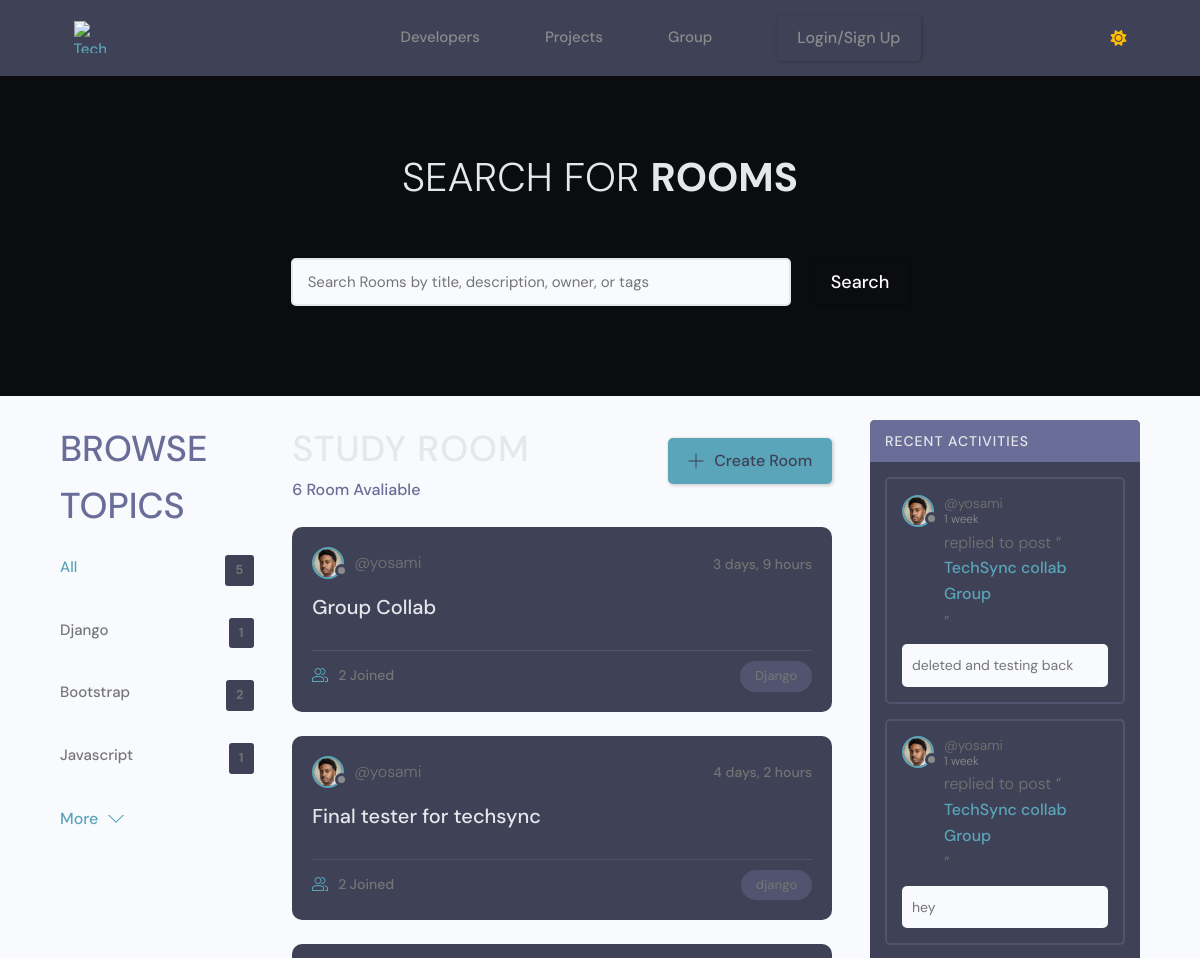
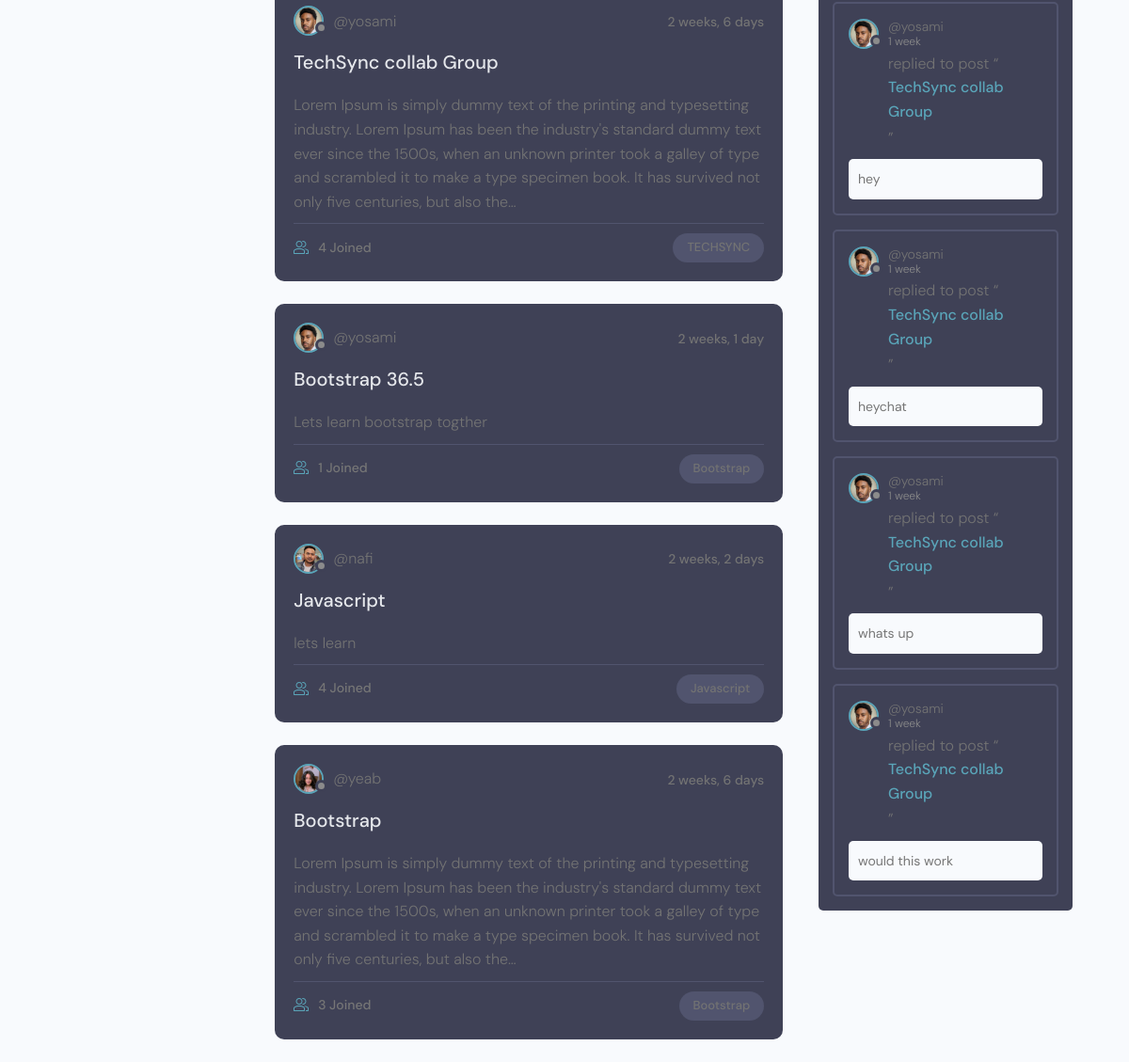
Page /group/ on the committed database (2 pictures, top to bottom).
### group/models.py (models this page shows, shortened)
class Topic(models.Model):
    name = models.CharField(max_length=200)

class Room(models.Model):
    id = models.UUIDField(default=uuid.uuid4, primary_key=True, unique=True, editable=False, )
    host = models.ForeignKey(User, on_delete=models.SET_NULL, null=True)
    topic = models.ForeignKey(Topic, on_delete=models.SET_NULL, null=True)
    name = models.CharField(max_length=200)
    description = models.TextField(null=True, blank=True)
    participants = models.ManyToManyField(User, related_name='participants', blank=True)
    users_online = models.ManyToManyField(User, related_name='online_in_rooms', blank=True)
    updated = models.DateTimeField(auto_now=True)
    created = models.DateTimeField(auto_now_add=True)
    class Meta:
        ordering = ['-updated', '-created']
    def __str__(self):
        return self.name

class Message(models.Model):
    id = models.UUIDField(default=uuid.uuid4, primary_key=True, unique=True, editable=False, )
    user = models.ForeignKey(User, on_delete=models.CASCADE)
    room = models.ForeignKey(Room, on_delete=models.CASCADE)
    body = models.TextField()
    file = models.FileField(upload_to='files/', blank=True, null=True)
    updated = models.DateTimeField(auto_now=True)
    created = models.DateTimeField(auto_now_add=True)
    class Meta:
        ordering = ['updated', 'created']

### users/models.py (models this page shows, shortened)
class User(AbstractUser):
    email = models.EmailField(unique=True)
    is_recruiter = models.BooleanField(default=False)
    is_applicant = models.BooleanField(default=False)
    has_resume = models.BooleanField(default=False)
    has_company = models.BooleanField(default=False)

class Profile(models.Model):
    id = models.UUIDField(default=uuid.uuid4, primary_key=True, unique=True, editable=False, )
    user = models.OneToOneField(User, on_delete=models.CASCADE,null=True,blank=True)
    name = models.CharField(max_length=200, blank=True,null=True)
    username = models.CharField(max_length=200, blank=True,null=True,unique=True)
    headline = models.CharField(max_length=200, blank=True,null=True)
    about = models.TextField(blank=True, null=True)
    location = models.CharField(max_length=200, blank=True,null=True)
    profile_image = models.ImageField(null=True, blank=True,upload_to='profiles', default='default_profile.png')
    github_link = models.CharField(max_length=200, blank=True,null=True)
    twitter_link = models.CharField(max_length=200, blank=True,null=True)
    linkedin_link = models.CharField(max_length=200, blank=True,null=True)
    personal_link = models.CharField(max_length=200, blank=True,null=True)
    created_at = models.DateTimeField(auto_now_add=True)

### group/views.py (the view)
# urls.py: path('', views.chat_view, name='chat-home'),
def home(request):
    q = request.GET.get('q') if request.GET.get('q') != None else ''
    q = q.lower()  # convert query to lowercase
    rooms = Room.objects.annotate(
        lower_topic=Lower('topic__name'),
        lower_name=Lower('name'),
        lower_description=Lower('description')
    ).filter(
        Q(lower_topic__icontains=q) |
        Q(lower_name__icontains=q) |
        Q(lower_description__icontains=q)
    )
    topics = Topic.objects.all()[0:5]
    room_count = rooms.count()
    room_messages = Message.objects.filter(Q(room__topic__name__icontains=q))
    context = {
        'rooms': rooms,
        'topics': topics,
        'room_count': room_count,
        'room_messages': room_messages,
    }
    return render(request, 'group/home.html', context)

### templates/group/home.html (shortened to what this page needs)
{% extends "main/main.html" %}
{% block content%}
{% include "group/navbar.html" %}
    <main class="layout layout--3">
      <div class="container">
  {% include "group/topic_component.html" %}
        <div class="roomList">
          <div class="roomList__header">
            <div>
              <h2>Study Room</h2>
              <p>{{room_count}} Room Avaliable</p>
            </div>
            <a class="btn btn--main" href="{% url 'create-room' %}">
              <svg version="1.1" xmlns="http://www.w3.org/2000/svg" width="32" height="32" viewBox="0 0 32 32">
                <title>add</title>
                <path
                  d="M16.943 0.943h-1.885v14.115h-14.115v1.885h14.115v14.115h1.885v-14.115h14.115v-1.885h-14.115v-14.115z"
                ></path>
              </svg>
              Create Room
            </a>
          </div>
{% include "group/feed_component.html" %}
        </div>
{% include "group/activity_component.html" %}
      </div>
    </main>
{% endblock content %}

### templates/group/topic_component.html
<div class="topics">
    <div class="topics__header">
      <h2>Browse Topics</h2>
    </div>
    <ul class="topics__list">
      <li>
        <a href="{% url 'home-group'%}" class="active">All <span>{{topics.count}}</span></a>
      </li>
    {% for topic in topics %}
        {% if topic.room_set.all.count > 0 %}
        <li>
            <a href="{% url 'home-group'%}?q={{topic.name}}">{{topic.name}}<span>{{topic.room_set.all.count}}</span></a>
        </li>
        {% endif %}
      {% endfor %}
    </ul>
    <a class="btn btn--link" href="{% url 'topics'%}">
      More
      <svg version="1.1" xmlns="http://www.w3.org/2000/svg" width="32" height="32" viewBox="0 0 32 32">
        <title>chevron-down</title>
        <path d="M16 21l-13-13h-3l16 16 16-16h-3l-13 13z"></path>
      </svg>
    </a>
  </div>

### templates/group/feed_component.html (shortened to what this page needs)
{% for room in rooms %}
<div class="roomListRoom">
    <div class="roomListRoom__header">
      <a href="" class="roomListRoom__author">
        <div class="avatar avatar--small">
          <img src="{{room.host.profile.profile_image.url}}" />
        </div>
        <span>@{{room.host.username}}</span>
      </a>
      <div class="roomListRoom__actions">
        <span>{{room.created|timesince}}</span>
      </div>
    </div>
    <div class="roomListRoom__content">
      <a href="{% url 'room' room.id %}">{{room.name}}</a>
      <p>
        {{room.description|truncatechars:300}}
      </p>
    </div>
    <div class="roomListRoom__meta">
      <a href="{% url 'room' room.id %}" class="roomListRoom__joined">
        {{room.participants.all.count}} Joined
      </a>
      <p class="roomListRoom__topic">{{room.topic.name}}</p>
    </div>
  </div>
{% endfor %}

### templates/group/activity_component.html (shortened to what this page needs)
<div class="activities">
    <div class="activities__header">
      <h2>Recent Activities</h2>
    </div>
    {% for message in room_messages|slice:":6" %}
    <div class="activities__box">
      <div class="activities__boxHeader roomListRoom__header">
        <a href="{% url 'user-profile' message.user.profile.id %}" class="roomListRoom__author">
          <div class="avatar avatar--small">
            <img src="{{message.user.profile.profile_image.url}}" />
          </div>
          <p>
            @{{message.user}}
            <span> {{ message.created|timesince }}</span>
          </p>
        </a>
      </div>
      <div class="activities__boxContent">
        <p>replied to post “<a href="{% url 'room' message.room.id %}">{{message.room}}</a>”</p>
        <div class="activities__boxRoomContent">
          {{message.body|truncatechars:100}}
        </div>
      </div>
    </div>
    {% endfor %}
  </div>

### static/styles/langauge.css (style rules this page uses)
:root { --li4-color-primary-hsl: 250, 84%, 54%; --li4-color-bg-hsl: 0, 0%, 100%; --li4-color-contrast-high-hsl: 230, 7%, 23%; --li4-color-contrast-higher-hsl: 230, 13%, 9%; --li4-color-bg-light-hsl: 0, 0%, 100%; --li4-color-white-hsl: 0, 0%, 100%; --li4-color-bg-dark-hsl: 240, 4%, 95%; --li4-color-bg-lighter-hsl: 0, 0%, 100%; --li4-color-black-hsl: 230, 13%, 9%; --li4-space-3xs: 0.25rem; --li4-space-2xs: 0.375rem; --li4-space-xs: 0.5rem; --li4-space-sm: 0.75rem; }
@media (min-width: 64rem) { :root { --li4-space-3xs: 0.375rem; --li4-space-2xs: 0.5625rem; --li4-space-xs: 0.75rem; --li4-space-sm: 1.125rem; } }
:root { --picker-vertical-gap: 4px; }

### static/styles/app.css (style rules this page uses)
:root { --color-sub: #0b0c10; }
img { width: 100%; }

### static/uikit/styles/modules/_variables.css (style rules this page uses)
:root { --color-main: #5aa5b9; --color-main-light: #e6faff; --color-sub: #0b0c10; --color-sub-light: #51546e; --color-sub-lighter: #ededfd; --color-text: #737373; --color-gray: #8b8b8b; --color-light: #e5e7eb; --color-light-gray: #767676; --color-bg: #f8fafd; --color-white: #fffefd; --color-white-light: #f3f3f3; --color-success: #359e64; --color-success-bg: #def8e8; --color-error: #fc4b0b; --color-error-bg: #fff2ee; --font-base: 'Poppins', arial, helvetica, 'Segoe UI', roboto, ubuntu, sans-serif; --font-monospace: 'Fira Code', 'Courier New', courier, monospace; --font-regular: 300; --font-medium: 500; --font-bold: 700; --generic-shadow: 1px 1px 5px #00000010; --generic-transition: all 0.3s ease-in-out; }

### static/uikit/styles/modules/_base.css (style rules this page uses)
* { margin: 0; padding: 0; box-sizing: border-box; text-rendering: optimizeLegibility; color: inherit; font-size: inherit; }
html { font-size: 50%; }
@media only screen and (min-width: 480px) { html { font-size: 56.25%; } }
@media only screen and (min-width: 1200px) { html { font-size: 62.5%; } }
body { line-height: 1.6; font-weight: 400; font-size: 1.5rem; color: var(--color-text); background-color: var(--color-bg); min-height: 100vh; }

### static/uikit/styles/modules/_typography.css (style rules this page uses)
* { font-family: var(--font-base); }
h2 { font-size: 3.6rem; font-weight: var(--font-bold); }
p, span, strong { font-size: 1.6rem; color: var(--color-text); font-weight: var(--font-regular); }
a { padding-bottom: 2px; text-decoration: none; display: inline-block; color: var(--color-main); font-weight: var(--font-medium); }

### static/uikit/styles/modules/_utilities.css (style rules this page uses)
.container { width: 92%; max-width: 165rem; margin: 0 auto; box-sizing: border-box; }
@media screen and (min-width: 1000px) { .container { width: 90%; } }
@media screen and (min-width: 1200px) { .container { width: 80%; } }

### static/uikit/styles/modules/_avatar.css (style rules this page uses)
.avatar { border-radius: 50%; border: 2px solid var(--color-main); object-fit: cover; }

### static/uikit/styles/modules/_button.css (style rules this page uses)
.btn { display: inline-block; position: relative; cursor: pointer; background-color: var(--color-light); font-weight: var(--font-medium); color: var(--color-sub); text-decoration: none; padding: 1rem 2rem; border-radius: 0.5rem; border: none; width: -webkit-fit-content; width: -moz-fit-content; width: fit-content; height: -webkit-fit-content; height: -moz-fit-content; height: fit-content; font-size: 1.6rem; outline-width: 0; outline-color: transparent; -webkit-backface-visibility: hidden; backface-visibility: hidden; transition: all 0.3s ease-in-out; }
.btn--main { background-color: var(--color-main); color: var(--color-white); }

### static/uikit/styles/modules/_layout.css (style rules this page uses)
.layout { display: flex; flex-flow: row wrap; justify-content: space-between; }

### rows in the picture
Topic: name "Django", room_set.all.count "1"
Topic: name "Bootstrap", room_set.all.count "2"
Topic: name "Javascript", room_set.all.count "1"
Room: host.profile.profile_image (picture), host.username "yosami", created "3 days, 9 hours", name "Group Collab", participants.all.count "2", topic.name "Django"
Room: host.profile.profile_image (picture), host.username "yosami", created "4 days, 2 hours", name "Final tester for techsync", participants.all.count "2", topic.name "django"
Room: host.profile.profile_image (picture), host.username "yosami", created "2 weeks, 6 days", name "TechSync collab Group", description "Lorem Ipsum is simply dummy text of the printing and typesetting industry. Lorem Ipsum has been the industry's standard dummy text ever since the 1500s, when an unknown printer took a galley of type and scrambled it to make a type specimen book. It has survived not only five centuries, but also the…", participants.all.count "4", topic.name "TECHSYNC"
Room: host.profile.profile_image (picture), host.username "yosami", created "2 weeks, 1 day", name "Bootstrap 36.5", description "Lets learn bootstrap togther", participants.all.count "1", topic.name "Bootstrap"
Room: host.profile.profile_image (picture), host.username "nafi", created "2 weeks, 2 days", name "Javascript", description "lets learn", participants.all.count "4", topic.name "Javascript"
Room: host.profile.profile_image (picture), host.username "yeab", created "2 weeks, 6 days", name "Bootstrap", description "Lorem Ipsum is simply dummy text of the printing and typesetting industry. Lorem Ipsum has been the industry's standard dummy text ever since the 1500s, when an unknown printer took a galley of type and scrambled it to make a type specimen book. It has survived not only five centuries, but also the…", participants.all.count "3", topic.name "Bootstrap"
Message: user.profile.profile_image (picture), user "yosami", created "1 week", room "TechSync collab Group", body "deleted and testing back"
Message: user.profile.profile_image (picture), user "yosami", created "1 week", room "TechSync collab Group", body "hey"
Message: user.profile.profile_image (picture), user "yosami", created "1 week", room "TechSync collab Group", body "hey"
Message: user.profile.profile_image (picture), user "yosami", created "1 week", room "TechSync collab Group", body "heychat"
Message: user.profile.profile_image (picture), user "yosami", created "1 week", room "TechSync collab Group", body "whats up"
Message: user.profile.profile_image (picture), user "yosami", created "1 week", room "TechSync collab Group", body "would this work"

### other values in the picture
{{ topics.count }} "5"
{{ room_count }} "6"
